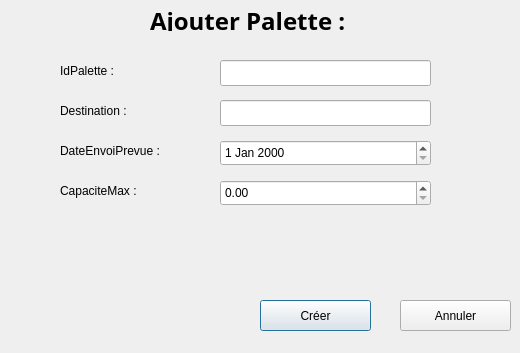
<?xml version="1.0" encoding="UTF-8"?>
<ui version="4.0">
 <class>ajouterpalette</class>
 <widget class="QDialog" name="ajouterpalette">
  <property name="geometry">
   <rect>
    <x>0</x>
    <y>0</y>
    <width>520</width>
    <height>353</height>
   </rect>
  </property>
  <property name="windowTitle">
   <string>Dialog</string>
  </property>
  <widget class="QLabel" name="Titre">
   <property name="geometry">
    <rect>
     <x>150</x>
     <y>10</y>
     <width>301</width>
     <height>21</height>
    </rect>
   </property>
   <property name="font">
    <font>
     <family>Sitka</family>
     <pointsize>18</pointsize>
     <bold>true</bold>
     <underline>true</underline>
    </font>
   </property>
   <property name="text">
    <string>Ajouter Palette :</string>
   </property>
  </widget>
  <widget class="QLabel" name="IdPalette">
   <property name="geometry">
    <rect>
     <x>60</x>
     <y>60</y>
     <width>101</width>
     <height>21</height>
    </rect>
   </property>
   <property name="text">
    <string>IdPalette :</string>
   </property>
  </widget>
  <widget class="QLabel" name="Destination">
   <property name="geometry">
    <rect>
     <x>60</x>
     <y>100</y>
     <width>101</width>
     <height>21</height>
    </rect>
   </property>
   <property name="text">
    <string>Destination :</string>
   </property>
  </widget>
  <widget class="QLineEdit" name="Destination_2">
   <property name="geometry">
    <rect>
     <x>220</x>
     <y>100</y>
     <width>211</width>
     <height>26</height>
    </rect>
   </property>
  </widget>
  <widget class="QLineEdit" name="IdPalette_2">
   <property name="geometry">
    <rect>
     <x>220</x>
     <y>60</y>
     <width>211</width>
     <height>26</height>
    </rect>
   </property>
  </widget>
  <widget class="QLabel" name="DateEnvoiPrevue">
   <property name="geometry">
    <rect>
     <x>60</x>
     <y>140</y>
     <width>111</width>
     <height>21</height>
    </rect>
   </property>
   <property name="text">
    <string>DateEnvoiPrevue :</string>
   </property>
  </widget>
  <widget class="QDateEdit" name="DateEnvoiPrevue_2">
   <property name="geometry">
    <rect>
     <x>220</x>
     <y>140</y>
     <width>211</width>
     <height>26</height>
    </rect>
   </property>
  </widget>
  <widget class="QLabel" name="CapaciteMax">
   <property name="geometry">
    <rect>
     <x>60</x>
     <y>180</y>
     <width>101</width>
     <height>21</height>
    </rect>
   </property>
   <property name="text">
    <string>CapaciteMax :</string>
   </property>
  </widget>
  <widget class="QDoubleSpinBox" name="CapaciteMax_2">
   <property name="geometry">
    <rect>
     <x>220</x>
     <y>180</y>
     <width>211</width>
     <height>26</height>
    </rect>
   </property>
  </widget>
  <widget class="QPushButton" name="Creer">
   <property name="geometry">
    <rect>
     <x>260</x>
     <y>300</y>
     <width>111</width>
     <height>31</height>
    </rect>
   </property>
   <property name="text">
    <string>Créer</string>
   </property>
  </widget>
  <widget class="QPushButton" name="Annuler">
   <property name="geometry">
    <rect>
     <x>400</x>
     <y>300</y>
     <width>111</width>
     <height>31</height>
    </rect>
   </property>
   <property name="text">
    <string>Annuler</string>
   </property>
  </widget>
 </widget>
 <resources/>
 <connections/>
</ui>
